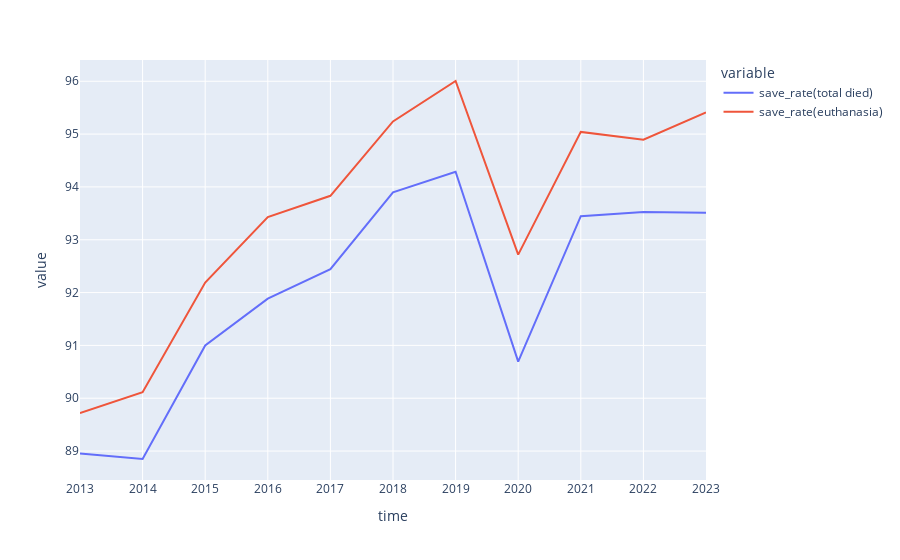

Notebook source saved alongside this figure:
### Code cell
fig = px.line(no_kill_by_yr,
              x="time",
              y=["save_rate(total died)", "save_rate(euthanasia)"])
fig.show()

### Figure 1 — Plotly figure (JSON) as saved in the notebook; plotly's stock layout.template omitted (floating-point values rounded to 4 significant figures)
{"data": [{"hovertemplate": "variable=save_rate(total died)<br>time=%{x}<br>value=%{y}<extra></extra>", "legendgroup": "save_rate(total died)", "line": {"color": "#636efa", "dash": "solid"}, "marker": {"symbol": "circle"}, "mode": "lines", "name": "save_rate(total died)", "orientation": "v", "showlegend": true, "type": "scatter", "x": ["2013", "2014", "2015", "2016", "2017", "2018", "2019", "2020", "2021", "2022", "2023"], "xaxis": "x", "y": [88.95, 88.85, 91.0, 91.89, 92.44, 93.9, 94.29, 90.69, 93.45, 93.52, 93.51], "yaxis": "y"}, {"hovertemplate": "variable=save_rate(euthanasia)<br>time=%{x}<br>value=%{y}<extra></extra>", "legendgroup": "save_rate(euthanasia)", "line": {"color": "#EF553B", "dash": "solid"}, "marker": {"symbol": "circle"}, "mode": "lines", "name": "save_rate(euthanasia)", "orientation": "v", "showlegend": true, "type": "scatter", "x": ["2013", "2014", "2015", "2016", "2017", "2018", "2019", "2020", "2021", "2022", "2023"], "xaxis": "x", "y": [89.72, 90.11, 92.19, 93.43, 93.83, 95.24, 96.01, 92.72, 95.04, 94.9, 95.41], "yaxis": "y"}], "layout": {"legend": {"title": {"text": "variable"}, "tracegroupgap": 0}, "margin": {"t": 60}, "xaxis": {"anchor": "y", "domain": [0, 1], "title": {"text": "time"}}, "yaxis": {"anchor": "x", "domain": [0, 1], "title": {"text": "value"}}}}
